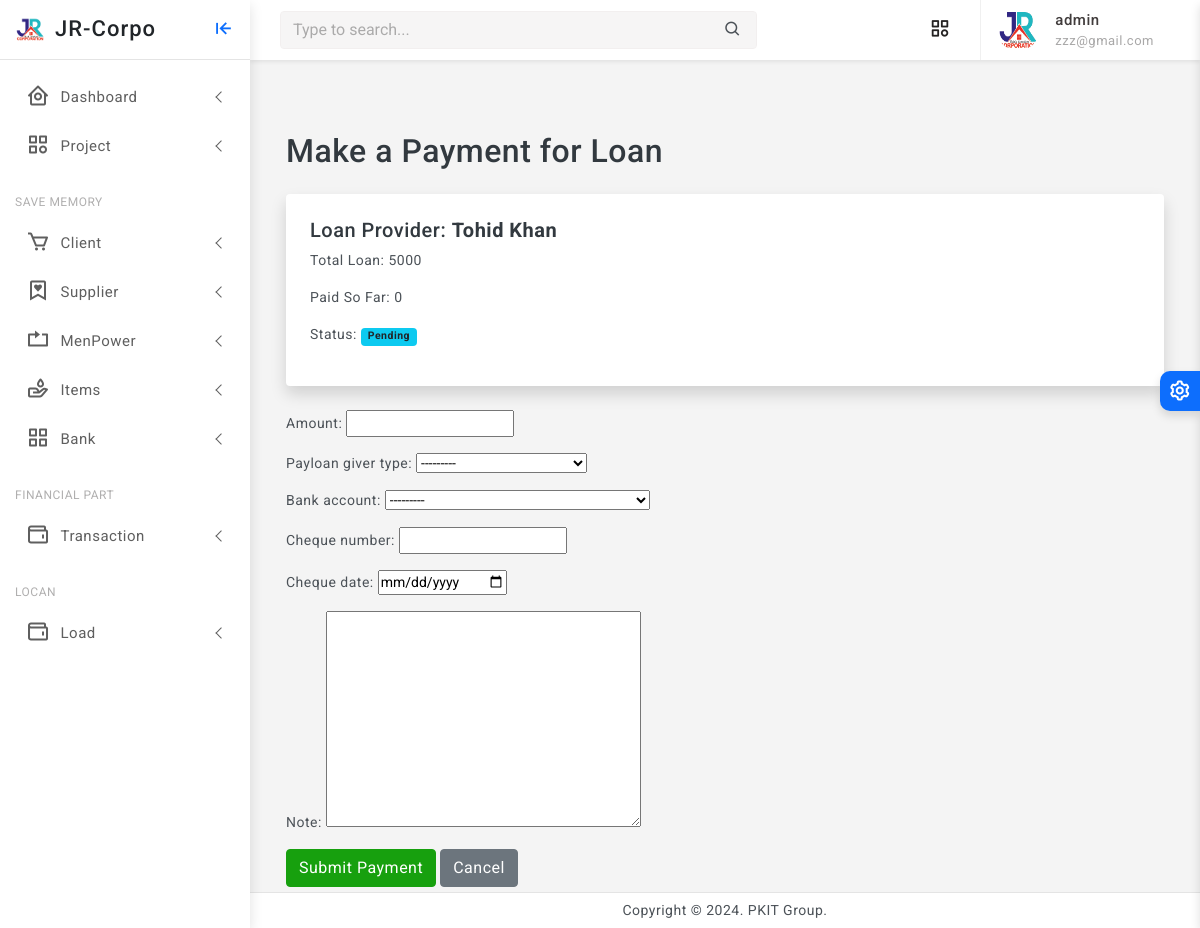
Page /payloan/create/1/ (signed in) on the earlier database version.
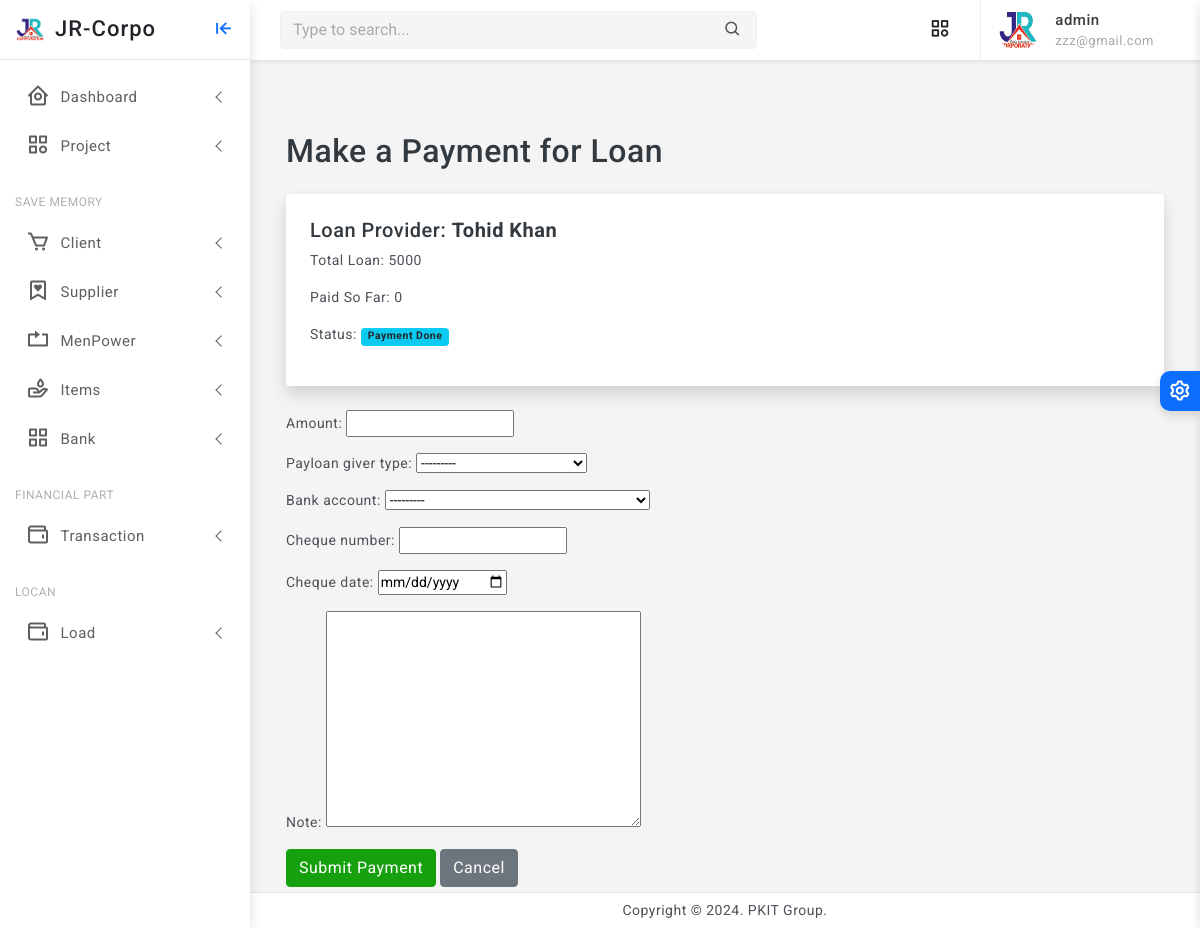
Same page on the later database version.
### finance/models.py (models this page shows, shortened)
class Loan(models.Model):
    LOAN_GIVER_TYPE_CHOICES = [
        ('CASH', 'Cash'),
        ('BANK', 'Bank Deposit'),
        ('MOBILE', 'Bkash / Nogod / Rocket'),
        ('CHEQUE', 'Cheque'),
    ]
    STATUS_CHOICES = [
        ('PENDING', 'Pending'),
        ('APPROVED', 'Loan Approved'),
        ('PAID', 'Payment Done'),
    ]
    loan_provider_name = models.CharField(max_length=100, help_text="Name of the person or organization giving the loan")
    loan_giver_type = models.CharField(max_length=10, choices=LOAN_GIVER_TYPE_CHOICES)
    amount = models.PositiveIntegerField()
    bank_account = models.ForeignKey('BankAccount', on_delete=models.SET_NULL, null=True, blank=True, help_text="Linked bank account if applicable")
    payment_amount = models.PositiveIntegerField(default=0)
    status = models.CharField(max_length=10, choices=STATUS_CHOICES, default='PENDING')
    cheque_number = models.CharField(max_length=50, blank=True, null=True)
    cheque_date = models.DateField(blank=True, null=True)
    voucher_number = models.CharField(max_length=50, blank=True, null=True)
    voucher_date = models.DateField(blank=True, null=True)
    receive_date = models.DateField(null=True, blank=True)
    created_at = models.DateTimeField(auto_now_add=True)

### finance/views.py (the view)
# urls.py: path('payloan/create/<int:loan_id>/', views.create_payloan_view, name='create_payloan'),
@staff_required
@transaction.atomic
def create_payloan_view(request, loan_id):
    loan = get_object_or_404(Loan, pk=loan_id)
    if request.method == 'POST':
        form = PayLoanForm(request.POST)
        if form.is_valid():
            payloan = form.save(commit=False)
            payloan.loan = loan
            payloan.save()
            loan.payment_amount += payloan.amount
            if loan.payment_amount >= loan.amount:
                loan.status = 'PAID'
            loan.save()
            return redirect('loan_list_pending')
    else:
        form = PayLoanForm()
    return render(request, 'loan/create_payloan.html', {'form': form, 'loan': loan})

### finance/forms.py
class PayLoanForm(forms.ModelForm):
    class Meta:
        model = PayLoan
        fields = ['amount', 'payloan_giver_type', 'bank_account', 'cheque_number', 'cheque_date', 'note']
        widgets = {
            'cheque_date': forms.DateInput(attrs={'type': 'date'}),
        }
    def __init__(self, *args, **kwargs):
        payloan_giver_type = kwargs.pop('loan_giver_type', None)
        super().__init__(*args, **kwargs)
        if payloan_giver_type in ['CASH', 'BANK', 'MOBILE', 'CHEQUE']:
            self.fields['bank_account'].queryset = BankAccount.objects.filter(account_type=payloan_giver_type)
        else:
            self.fields['bank_account'].queryset = BankAccount.objects.all()

### finance/models.py (called while the page is built)
    def __str__(self):
        return self.name

    def __str__(self):
        return f"{self.account_name}, {self.bank}"

### finance/views.py (called while the page is built)
def staff_required(view_func):
    return user_passes_test(lambda u: u.is_authenticated and u.is_staff)(view_func)

### finance/templates/loan/create_payloan.html (shortened to what this page needs)
{% extends 'partials/base0.html' %}
{% load static %}
{% block content %}
<div class="container mt-5">
    <h2 class="mb-4">Make a Payment for Loan</h2>
    <div class="card p-4 shadow">
        <h5>Loan Provider: <strong>{{ loan.loan_provider_name }}</strong></h5>
        <p>Total Loan: {{ loan.amount }}</p>
        <p>Paid So Far: {{ loan.payment_amount }}</p>
        <p>Status: <span class="badge bg-info text-dark">{{ loan.get_status_display }}</span></p>
    </div>
    <form method="POST" class="mt-4">
        {{ form.as_p }}
        <button type="submit" class="btn btn-success">Submit Payment</button>
        <a href="{% url 'admin:finance_loan_changelist' %}" class="btn btn-secondary">Cancel</a>
    </form>
</div>
{% endblock %}

### templates/partials/base0.html (shortened to what the changed rows need)
<!doctype html>
<html lang="en">
{% load static %}
<head>
	<link href="{% static 'assets/plugins/vectormap/jquery-jvectormap-2.0.2.css' %}" rel="stylesheet"/>
	<link href="{% static 'assets/plugins/simplebar/css/simplebar.css' %}" rel="stylesheet" />
	<link href="{% static 'assets/plugins/perfect-scrollbar/css/perfect-scrollbar.css' %}" rel="stylesheet" />
	<link href="{% static 'assets/plugins/metismenu/css/metisMenu.min.css' %}" rel="stylesheet" />
	<link href="{% static 'assets/css/pace.min.css' %}" rel="stylesheet" />
	<link href="{% static 'assets/css/bootstrap.min.css' %}" rel="stylesheet">
	<link href="{% static 'assets/css/app.css' %}" rel="stylesheet">
	<link href="{% static 'assets/css/icons.css' %}" rel="stylesheet">
	<link rel="stylesheet" href="{% static 'assets/css/dark-theme.css' %}" />
	<link rel="stylesheet" href="{% static 'assets/css/semi-dark.css' %}" />
	<link rel="stylesheet" href="{% static 'assets/css/header-colors.css' %}" />
		<link rel="stylesheet" href="https://use.fontawesome.com/releases/v5.15.2/css/all.css"
>
</head>
<body>
	<div class="wrapper">
		<div class="sidebar-wrapper" data-simplebar="true">
			<div class="sidebar-header">
				<div>
				</div>
				<div>
				</div>
				<div class="toggle-icon ms-auto"><i class='bx bx-arrow-to-left'></i>
				</div>
			</div>
			<ul class="metismenu" id="menu">
				<li>
				</li>
				<li>
				</li>
				<li class="menu-label">Save Memory</li>
				<li>
				</li>
				<li>
				</li>
				<li>
				</li>
				<li>
				</li>
				<li>
				</li>
				<li class="menu-label">Financial Part</li>
				<li>
				</li>
				<li class="menu-label">Locan</li>
				<li>
				</li>
			</ul>
		</div>
	<header>
			<div class="topbar d-flex align-items-center">
			</div>
	</header>
		<div class="page-wrapper">
			<div class="page-content">
				{% block content %}
				{% endblock %}
			</div>
		</div>
		<footer class="page-footer">
			<p class="mb-0">Copyright © 2024. PKIT Group.</p>
		</footer>
	</div>
</body>
</html>

Differences in the rows shown:
changed Loan "Tohid Khan": status "Pending" → "Payment Done"
